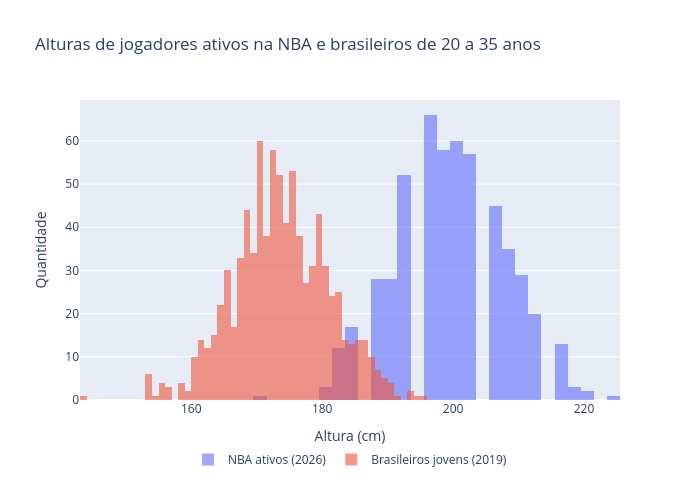

Write notebook code for a chart like this one.
### Code cell
import plotly.graph_objects as go

fig_comparacao = go.Figure()

fig_comparacao.add_trace(
    go.Histogram(x=dados["altura"], name="NBA ativos (2026)", opacity=0.6)
)
fig_comparacao.add_trace(
    go.Histogram(x=homens_jovens["ALTURA_CM"], name="Brasileiros jovens (2019)", opacity=0.6)
)

fig_comparacao.update_layout(
    width=700,          # menos largo (ajuste: 600, 650...)
    height=500,
    barmode="overlay",
    title="Alturas de jogadores ativos na NBA e brasileiros de 20 a 35 anos",
    xaxis_title="Altura (cm)",
    yaxis_title="Quantidade",
    legend=dict(
        orientation="h",      # legenda na horizontal
        yanchor="top",
        y=-0.15,              # abaixo do gráfico (mais negativo = mais embaixo)
        xanchor="center",
        x=0.5,                # centralizada
        title_text="",
    ),
    margin=dict(b=100),       # espaço embaixo para a legenda não cortar
)

fig_comparacao.show()

### Figure 1 — Plotly figure (JSON) as saved in the notebook; plotly's stock layout.template omitted (floating-point values rounded to 4 significant figures; data arrays with more than 128 entries replaced by an {"elided": "..."} marker saying what was removed)
{"data": [{"name": "NBA ativos (2026)", "opacity": 0.6, "type": "histogram", "x": {"elided": "530 float values"}}, {"name": "Brasileiros jovens (2019)", "opacity": 0.6, "type": "histogram", "x": {"elided": "859 float values"}}], "layout": {"barmode": "overlay", "height": 500, "legend": {"orientation": "h", "title": {"text": ""}, "x": 0.5, "xanchor": "center", "y": -0.15, "yanchor": "top"}, "margin": {"b": 100}, "title": {"text": "Alturas de jogadores ativos na NBA e brasileiros de 20 a 35 anos"}, "width": 700, "xaxis": {"title": {"text": "Altura (cm)"}}, "yaxis": {"title": {"text": "Quantidade"}}}}
